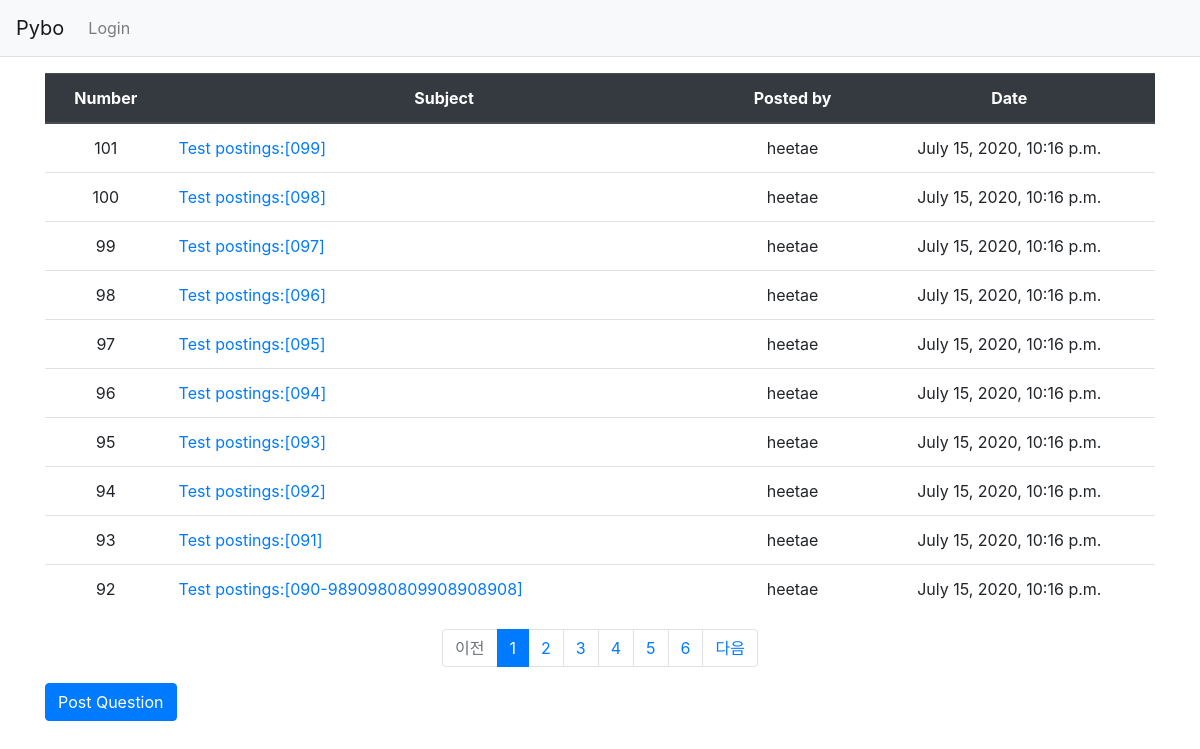
Screenshot of /pybo/ with the database file from the repository.
### pybo/models.py (models this page shows, shortened)
class Question(models.Model):
    subject = models.CharField(max_length=200)
    content = models.TextField()
    create_date = models.DateTimeField()
    author = models.ForeignKey(User, on_delete=models.CASCADE)
    modify_date = models.DateTimeField(null=True, blank=True)

### pybo/views.py (the view)
# urls.py: path('', views.index, name='index'),
def index(request):
    page = request.GET.get('page', '1')
    question_list = Question.objects.order_by('-create_date')
    paginator = Paginator(question_list, 10)
    page_obj = paginator.get_page(page)
    context = {'question_list': page_obj}
    return render(request, 'pybo/question_list.html', context)

### pybo/templatetags/pybo_filter.py (called while the page is built)
@register.filter
def sub(value, arg):
    return value - arg

### templates/pybo/question_list.html (shortened to what this page needs)
{% extends 'base.html' %}
{% load pybo_filter %}
{% block content %}
<div class="container my-3">
    <table class="table">
        <thead>
        <tr class="text-center thead-dark">
            <th>Number</th>
            <th style="width:50%">Subject</th>
            <th>Posted by</th>
            <th>Date</th>
        </tr>
        </thead>
        <tbody>
        {% if question_list %}
        {% for question in question_list %}
        <tr class="text-center">
            <td>
                {{ question_list.paginator.count|sub:question_list.start_index|sub:forloop.counter0|add:1 }}
            </td>
            <td class="text-left">
                <a href="{% url 'pybo:detail' question.id %}">{{ question.subject }}</a>
            </td>
            <td>{{ question.author.username }}</td>
            <td>{{ question.create_date }}</td>
        </tr>
        {% endfor %}
        {% else %}
        <tr>
            <td colspan="3">No Questions.</td>
        </tr>
        {% endif %}
        </tbody>
    </table>
     <ul class="pagination justify-content-center">
        {% if question_list.has_previous %}
        <li class="page-item">
            <a class="page-link" href="?page={{ question_list.previous_page_number }}">이전</a>
        </li>
        {% else %}
        <li class="page-item disabled">
            <a class="page-link" tabindex="-1" aria-disabled="true" href="#">이전</a>
        </li>
        {% endif %}
        {% for page_number in question_list.paginator.page_range %}
         {% if page_number >= question_list.number|add:-5 and page_number <= question_list.number|add:5 %}
            {% if page_number == question_list.number %}
                <li class="page-item active" aria-current="page">
                    <a class="page-link" href="?page={{ page_number }}">{{ page_number }}</a>
                </li>
            {% else %}
                <li class="page-item">
                    <a class="page-link" href="?page={{ page_number }}">{{ page_number }}</a>
                </li>
            {% endif %}
         {% endif %}
        {% endfor %}
        {% if question_list.has_next %}
        <li class="page-item">
            <a class="page-link" href="?page={{ question_list.next_page_number }}">다음</a>
        </li>
        {% else %}
        <li class="page-item disabled">
            <a class="page-link" tabindex="-1" aria-disabled="true" href="#">다음</a>
        </li>
        {% endif %}
    </ul>
    <a href="{% url 'pybo:create_question' %}" class="btn btn-primary">Post Question</a>
</div>
{% endblock %}

### templates/base.html (shortened to what this page needs)
{% load static %}
<!doctype html>
<html lang="en" xmlns="http://www.w3.org/1999/html">
<head>
    <link rel="stylesheet" type="text/css" href="{% static 'bootstrap.min.css' %}">
    <link rel="stylesheet" type="text/css" href="{% static 'style.css' %}">
</head>
<body>
{% include "navbar.html" %}
{% block content %}
{% endblock %}
</body>
</html>

### templates/navbar.html (shortened to what this page needs)
<nav class="navbar navbar-expand-lg navbar-light bg-light border-bottom">
    <a class="navbar-brand" href="{% url 'pybo:index' %}">Pybo</a>
    <div class="collapse navbar-collapse flex-grow-0" id="navbarNav">
        <ul class="navbar-nav">
            <li class="nav-item ">
                {% if user.is_authenticated %}
                <a class="nav-link" href="{% url 'common:logout' %}">{{ user.username }}
                    (Logout)</a>
                {% else %}
                <a class="nav-link" href="{% url 'common:login' %}">Login</a>
                {% endif %}
            </li>
        </ul>
    </div>
</nav>

### rows the page displays
Question: paginator.count|sub "101", subject "Test postings:[099]", author.username "heetae", create_date "July 15, 2020, 10:16 p.m."
Question: paginator.count|sub "100", subject "Test postings:[098]", author.username "heetae", create_date "July 15, 2020, 10:16 p.m."
Question: paginator.count|sub "99", subject "Test postings:[097]", author.username "heetae", create_date "July 15, 2020, 10:16 p.m."
Question: paginator.count|sub "98", subject "Test postings:[096]", author.username "heetae", create_date "July 15, 2020, 10:16 p.m."
Question: paginator.count|sub "97", subject "Test postings:[095]", author.username "heetae", create_date "July 15, 2020, 10:16 p.m."
Question: paginator.count|sub "96", subject "Test postings:[094]", author.username "heetae", create_date "July 15, 2020, 10:16 p.m."
Question: paginator.count|sub "95", subject "Test postings:[093]", author.username "heetae", create_date "July 15, 2020, 10:16 p.m."
Question: paginator.count|sub "94", subject "Test postings:[092]", author.username "heetae", create_date "July 15, 2020, 10:16 p.m."
Question: paginator.count|sub "93", subject "Test postings:[091]", author.username "heetae", create_date "July 15, 2020, 10:16 p.m."
Question: paginator.count|sub "92", subject "Test postings:[090-9890980809908908908]", author.username "heetae", create_date "July 15, 2020, 10:16 p.m."

### other values shown
{{ page_number }} "1"
{{ page_number }} "2" "3" "4" "5" "6"
